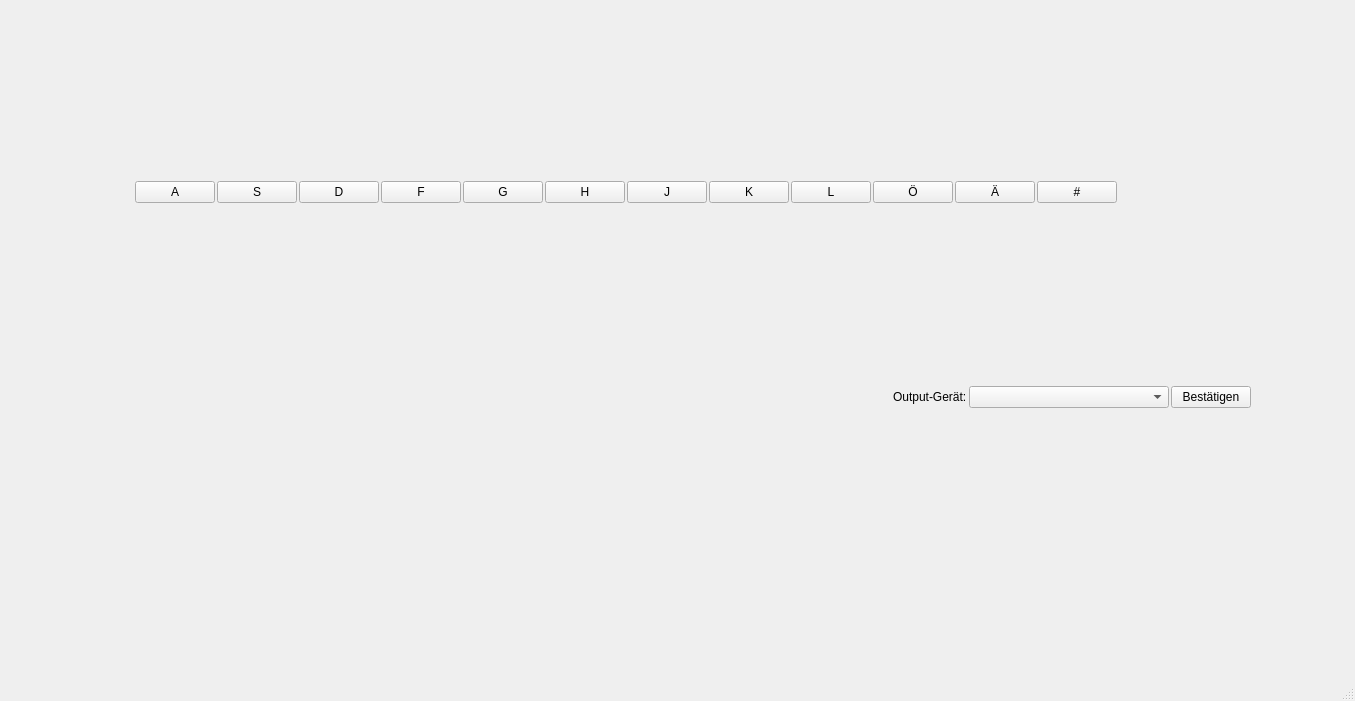
<?xml version="1.0" encoding="UTF-8"?>
<ui version="4.0">
 <class>MainWindow</class>
 <widget class="QMainWindow" name="MainWindow">
  <property name="geometry">
   <rect>
    <x>0</x>
    <y>0</y>
    <width>1355</width>
    <height>701</height>
   </rect>
  </property>
  <property name="windowTitle">
   <string>Audiokeyboard</string>
  </property>
  <widget class="QWidget" name="centralwidget">
   <widget class="QWidget" name="verticalLayoutWidget">
    <property name="geometry">
     <rect>
      <x>0</x>
      <y>0</y>
      <width>1251</width>
      <height>591</height>
     </rect>
    </property>
    <layout class="QVBoxLayout" name="verticalLayout" stretch="5,1">
     <property name="spacing">
      <number>2</number>
     </property>
     <item>
      <layout class="QHBoxLayout" name="horizontalLayout">
       <item>
        <spacer name="horizontalSpacer_1">
         <property name="orientation">
          <enum>Qt::Orientation::Horizontal</enum>
         </property>
         <property name="sizeHint" stdset="0">
          <size>
           <width>40</width>
           <height>20</height>
          </size>
         </property>
        </spacer>
       </item>
       <item>
        <widget class="QPushButton" name="key_001">
         <property name="text">
          <string>A</string>
         </property>
        </widget>
       </item>
       <item>
        <widget class="QPushButton" name="key_002">
         <property name="text">
          <string>S</string>
         </property>
        </widget>
       </item>
       <item>
        <widget class="QPushButton" name="key_003">
         <property name="text">
          <string>D</string>
         </property>
        </widget>
       </item>
       <item>
        <widget class="QPushButton" name="key_004">
         <property name="text">
          <string>F</string>
         </property>
        </widget>
       </item>
       <item>
        <widget class="QPushButton" name="key_005">
         <property name="text">
          <string>G</string>
         </property>
        </widget>
       </item>
       <item>
        <widget class="QPushButton" name="key_006">
         <property name="text">
          <string>H</string>
         </property>
        </widget>
       </item>
       <item>
        <widget class="QPushButton" name="key_007">
         <property name="text">
          <string>J</string>
         </property>
        </widget>
       </item>
       <item>
        <widget class="QPushButton" name="key_008">
         <property name="text">
          <string>K</string>
         </property>
        </widget>
       </item>
       <item>
        <widget class="QPushButton" name="key_009">
         <property name="text">
          <string>L</string>
         </property>
        </widget>
       </item>
       <item>
        <widget class="QPushButton" name="key_010">
         <property name="text">
          <string>Ö</string>
         </property>
        </widget>
       </item>
       <item>
        <widget class="QPushButton" name="key_011">
         <property name="text">
          <string>Ä</string>
         </property>
        </widget>
       </item>
       <item>
        <widget class="QPushButton" name="key_012">
         <property name="text">
          <string>#</string>
         </property>
        </widget>
       </item>
       <item>
        <spacer name="horizontalSpacer_2">
         <property name="orientation">
          <enum>Qt::Orientation::Horizontal</enum>
         </property>
         <property name="sizeHint" stdset="0">
          <size>
           <width>40</width>
           <height>20</height>
          </size>
         </property>
        </spacer>
       </item>
      </layout>
     </item>
     <item>
      <layout class="QHBoxLayout" name="horizontalLayout_2">
       <item>
        <spacer name="horizontalSpacer">
         <property name="orientation">
          <enum>Qt::Orientation::Horizontal</enum>
         </property>
         <property name="sizeHint" stdset="0">
          <size>
           <width>30</width>
           <height>20</height>
          </size>
         </property>
        </spacer>
       </item>
       <item>
        <widget class="QLabel" name="label">
         <property name="text">
          <string>Output-Gerät:</string>
         </property>
        </widget>
       </item>
       <item>
        <widget class="QComboBox" name="comboBox">
         <property name="minimumSize">
          <size>
           <width>200</width>
           <height>0</height>
          </size>
         </property>
        </widget>
       </item>
       <item>
        <widget class="QPushButton" name="pushButton">
         <property name="text">
          <string>Bestätigen</string>
         </property>
        </widget>
       </item>
      </layout>
     </item>
    </layout>
   </widget>
  </widget>
  <widget class="QStatusBar" name="statusbar"/>
 </widget>
 <resources/>
 <connections/>
</ui>
